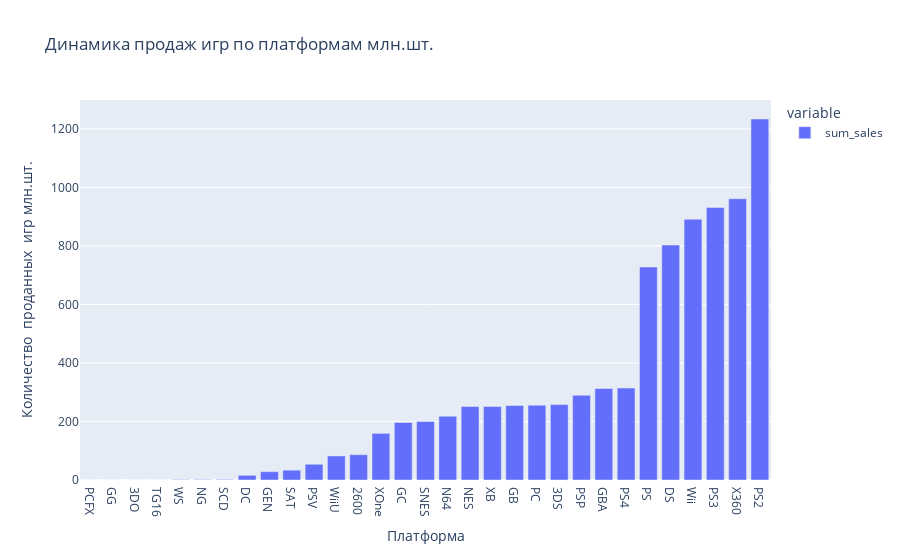

This figure's notebook cell:
### Markdown cell above
Проанализируем продажи по платформам.

### Code cell
# # сгруппируем df_games по столбцу 'platform' и посчитаем cevve значений в столбце 'sum_sales', результат сохраним в
# пременной platform_sales_sum
platform_sales_sum = df_games.groupby(by='platform')[['sum_sales']].sum()
platform_sales_sum.sort_values(by='sum_sales',inplace=True)

px.bar(platform_sales_sum,labels={'value':'Количество  проданных  игр млн.шт.',
                             'platform':'Платформа'},
                              title='Динамика продаж игр по платформам млн.шт.')

### Figure 1 — Plotly figure (JSON) as saved in the notebook; plotly's stock layout.template omitted (floating-point values rounded to 4 significant figures)
{"data": [{"alignmentgroup": "True", "hovertemplate": "variable=sum_sales<br>Платформа=%{x}<br>Количество  проданных  игр млн.шт.=%{y}<extra></extra>", "legendgroup": "sum_sales", "marker": {"color": "#636efa", "pattern": {"shape": ""}}, "name": "sum_sales", "offsetgroup": "sum_sales", "orientation": "v", "showlegend": true, "textposition": "auto", "type": "bar", "x": ["PCFX", "GG", "3DO", "TG16", "WS", "NG", "SCD", "DC", "GEN", "SAT", "PSV", "WiiU", "2600", "XOne", "GC", "SNES", "N64", "NES", "XB", "GB", "PC", "3DS", "PSP", "GBA", "PS4", "PS", "DS", "Wii", "PS3", "X360", "PS2"], "xaxis": "x", "y": [0.03, 0.04, 0.1, 0.16, 1.42, 1.44, 1.86, 15.95, 28.35, 33.59, 53.81, 82.19, 86.48, 159.3, 196.7, 200.0, 218.0, 251.0, 251.6, 254.4, 255.8, 257.8, 289.5, 312.9, 314.1, 727.6, 802.8, 891.2, 931.3, 961.2, 1234.0], "yaxis": "y"}], "layout": {"autosize": true, "barmode": "relative", "legend": {"title": {"text": "variable"}, "tracegroupgap": 0}, "title": {"text": "Динамика продаж игр по платформам млн.шт."}, "xaxis": {"anchor": "y", "autorange": true, "domain": [0, 1], "range": [-0.5, 30.5], "title": {"text": "Платформа"}, "type": "category"}, "yaxis": {"anchor": "x", "autorange": true, "domain": [0, 1], "range": [0, 1298.0], "title": {"text": "Количество  проданных  игр млн.шт."}, "type": "linear"}}}
